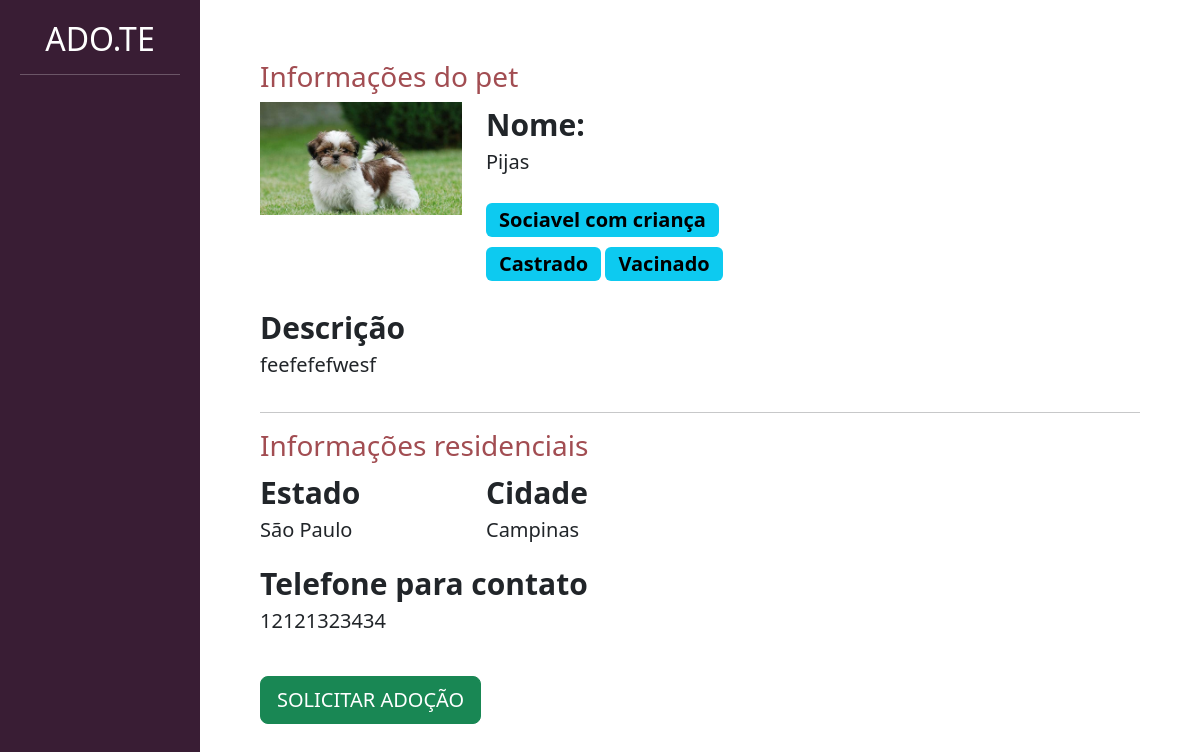
The app's page /divulgar/ver_pet/6 with its own data.
### divulgar/models.py (models this page shows, shortened)
class Pet(models.Model):
  choices_status = (('P', 'Para adoção'),
                    ('A','Adotado'))
  usuario = models.ForeignKey(User,on_delete=models.DO_NOTHING)
  foto = models.ImageField(upload_to="fotos_pets")
  nome = models.CharField(max_length=100)
  descricao = models.TextField()
  estado = models.CharField(max_length=50)
  cidade = models.CharField(max_length=50)
  telefone = models.CharField(max_length=14)
  tags=models.ManyToManyField(Tag)
  raca = models.ForeignKey(Raca,on_delete=models.DO_NOTHING)
  status = models.CharField(max_length=1, choices= choices_status, default='P')

class Tag(models.Model):
  tag = models.CharField(max_length=100)
  def __str__(self):
    return self.tag

### divulgar/views.py (the view)
# urls.py: path('ver_pet/<int:id>',views.ver_pet, name="ver_pet"),
def ver_pet(request, id):
  if request.method == "GET":
    pet = Pet.objects.get(id=id)
    return render(request, 'ver_pet.html', {'pet': pet})

### divulgar/templates/ver_pet.html (shortened to what this page needs)
{% load static %}
<!DOCTYPE html>
<html lang="pt-BR">
	<head>
		<link
			href="https://cdn.jsdelivr.net/npm/bootstrap@5.3.0-alpha1/dist/css/bootstrap.min.css"
			rel="stylesheet"
		/>
		<link href="{% static 'usuarios/css/cadastro.css' %}" rel="stylesheet" />
		<link href="{% static 'divulgar/css/novo_pet.css' %}" rel="stylesheet" />
		<link href="{% static 'divulgar/css/seus_pet.css' %}" rel="stylesheet" />
		<link href="{% static 'adotar/css/listar_pets.css' %}" rel="stylesheet" />
	</head>
	<body>
		<div class="container-fluid">
			<div class="row flex-nowrap">
				<div class="col-md-2  min-vh-100 bg-side-plataforma sidebar">
					<h2>ADO.TE</h2>
					<hr />
				</div>
				<div style="padding: 60px" class="col-md">
					<h3 class="font-vinho">Informações do pet</h3>
					<div class="row">
						<div class="col-md-3">
							<img width="100%" src="{{pet.foto.url}}" />
						</div>
						<div class="col-md-9">
							<span class="span-bold">Nome:</span>
							<p style="font-weight: 500; font-size: 20px;">{{pet.nome}}</p>
							<div style="width: 40%">
                {%for tag in pet.tags.all %}
                  <span class="badge text-bg-info badge-lg">{{tag}}</span>
                {%endfor%}
              </div>
						</div>
					</div>
					<br />
					<div class="row">
						<div class="col-md-5">
							<span class="span-bold">Descrição</span>
							<p style="font-weight: 500; font-size: 20px;">{{pet.descricao}}</p>
						</div>
						<div class="col-md-7"></div>
					</div>
					<hr />
					<div class="row">
						<h3 class="font-vinho">Informações residenciais</h3>
						<div class="col-md">
							<div class="row">
								<div class="col-md">
									<span class="span-bold">Estado</span>
									<p style="font-weight: 500; font-size: 20px;">{{pet.estado}}</p>
								</div>
								<div class="col-md">
									<span class="span-bold">Cidade</span>
									<p style="font-weight: 500; font-size: 20px;"">{{pet.cidade}}</p>
								</div>
							</div>
							<span class="span-bold">Telefone para contato</span>
							<p style="font-weight: 500; font-size: 20px;">{{pet.telefone}}</p>
							<br />
							<a
								href="{% url 'pedido_adocao' pet.id %}"
								class="btn btn-success btn-lg"
								>SOLICITAR ADOÇÃO</a
							>
						</div>
						<div class="col-md"></div>
					</div>
				</div>
			</div>
		</div>
	</body>
</html>

### templates/static/divulgar/css/novo_pet.css (style rules this page uses)
.sidebar { text-align: center; padding: 20px; }
.font-vinho { color: #A24D52; }

### templates/static/adotar/css/listar_pets.css (style rules this page uses)
.span-bold { font-weight: bold; font-size: 30px; }
.badge-lg { font-size: 20px; margin-top: 10px; }
.bg-side-plataforma { background-color: #391d34; color: white; }

### records on screen
Pet: foto (picture), nome "Pijas", descricao "feefefefwesf", estado "São Paulo", cidade "Campinas", telefone "12121323434"
Tag: tag "Sociavel com criança"
Tag: tag "Castrado"
Tag: tag "Vacinado"
